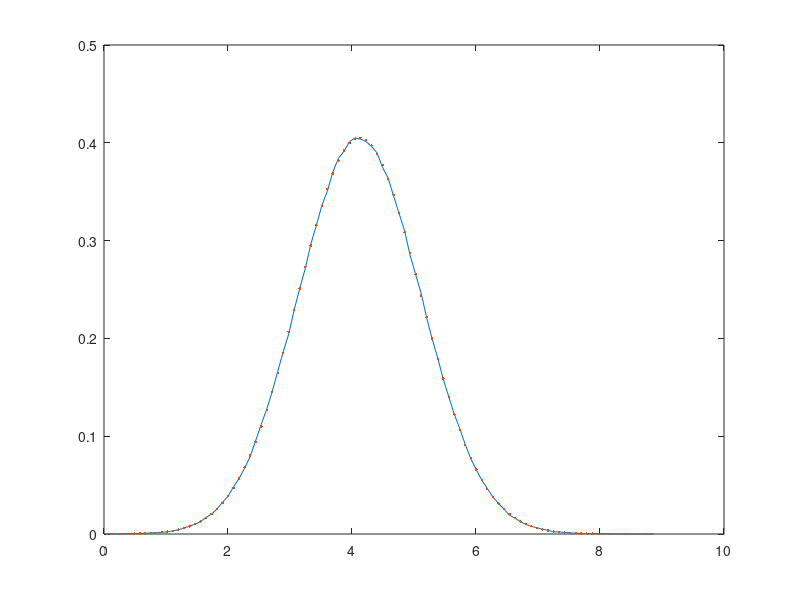

Write the MATLAB code that produced this figure.
function Q02
clear;
sigma = 1; %value of sigma
ji = sqrt(-1);%j
v = 4;%constant
y = randn(1000000,1) .* sigma + ji * randn(1000000,1) .* sigma ;%complex gussian noise
g = v + y;%gain
Z = abs(g);
[y1,x1]= histR(Z,100);
y1=y1/1000000/diff(x1(1:2));
y2=zeros(1,length(x1));
for i = 1:1:length(x1)
    y2(i)=(x1(i)/(sigma^2))*exp(-((x1(i)^2)+(v^2))/(2*(sigma^2)))*besseli(0,x1(i).*v./(sigma^2));
end
plot(x1,y1,x1,y2,'.');

end
function [no,xo] = histR(a,b) %replace command hist to get histogram. a is data. b is the total block number.
maxa=0;
mina=0;
maxa=max(a);%get max value
mina=min(a);%get min value
l=0;
l=(maxa-mina)/b;%get the length of each block
xo= zeros(1,b);
for i= 1:1:b
    xo(i)=mina+l*(i-1);%produce the map of block
end
no= zeros(1,b);
t=0;
for j= 1:1:length(a)
    t=round((a(j)-mina)/l)+1;%run the data add count to each block
    if t>b
        t=b;
    end
     if t==0
        t=1;
    end
    no(t)=no(t)+1;
end
end